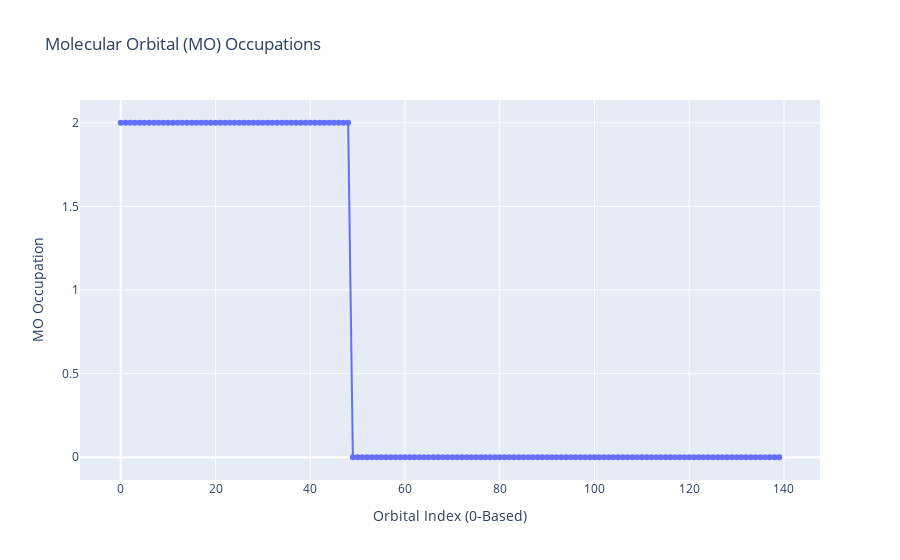

Notebook code for this chart:
### Markdown cell above
Tracé de la courbe des occupations moléculaires avec la fonction plotly.express

### Code cell
import plotly.express as px

# Plot the MO Occupations
fig = px.line(y=mf.mo_occ, markers=True, title="Molecular Orbital (MO) Occupations")
fig.update_layout(xaxis_title="Orbital Index (0-Based)", yaxis_title="MO Occupation")
fig.show()

### Figure 1 — Plotly figure (JSON) as saved in the notebook; plotly's stock layout.template omitted (floating-point values rounded to 4 significant figures; data arrays with more than 128 entries replaced by an {"elided": "..."} marker saying what was removed)
{"data": [{"hovertemplate": "x=%{x}<br>y=%{y}<extra></extra>", "legendgroup": "", "line": {"color": "#636efa", "dash": "solid"}, "marker": {"symbol": "circle"}, "mode": "lines+markers", "name": "", "orientation": "v", "showlegend": false, "type": "scatter", "x": {"elided": "140 int values"}, "xaxis": "x", "y": {"elided": "140 int values"}, "yaxis": "y"}], "layout": {"legend": {"tracegroupgap": 0}, "title": {"text": "Molecular Orbital (MO) Occupations"}, "xaxis": {"anchor": "y", "domain": [0, 1], "title": {"text": "Orbital Index (0-Based)"}}, "yaxis": {"anchor": "x", "domain": [0, 1], "title": {"text": "MO Occupation"}}}}
